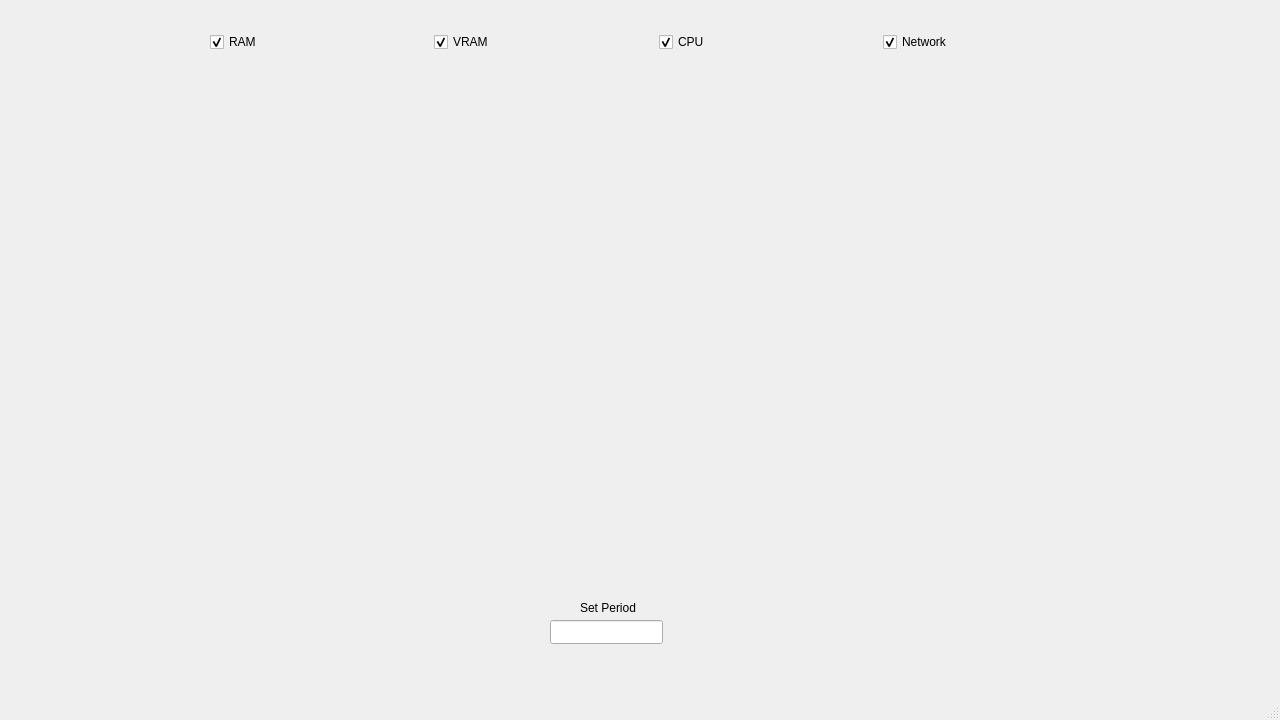
<?xml version="1.0" encoding="UTF-8"?>
<ui version="4.0">
 <class>MainWindow</class>
 <widget class="QMainWindow" name="MainWindow">
  <property name="geometry">
   <rect>
    <x>0</x>
    <y>0</y>
    <width>1280</width>
    <height>720</height>
   </rect>
  </property>
  <property name="windowTitle">
   <string>MainWindow</string>
  </property>
  <widget class="QWidget" name="centralwidget">
   <widget class="QLineEdit" name="lineEdit">
    <property name="geometry">
     <rect>
      <x>550</x>
      <y>620</y>
      <width>113</width>
      <height>24</height>
     </rect>
    </property>
   </widget>
   <widget class="QWidget" name="layoutWidget">
    <property name="geometry">
     <rect>
      <x>210</x>
      <y>30</y>
      <width>891</width>
      <height>24</height>
     </rect>
    </property>
    <layout class="QHBoxLayout" name="horizontalLayout">
     <item>
      <widget class="QCheckBox" name="checkBox_0">
       <property name="enabled">
        <bool>true</bool>
       </property>
       <property name="text">
        <string>RAM</string>
       </property>
       <property name="checked">
        <bool>true</bool>
       </property>
       <property name="tristate">
        <bool>false</bool>
       </property>
      </widget>
     </item>
     <item>
      <widget class="QCheckBox" name="checkBox_1">
       <property name="text">
        <string>VRAM</string>
       </property>
       <property name="checked">
        <bool>true</bool>
       </property>
      </widget>
     </item>
     <item>
      <widget class="QCheckBox" name="checkBox2">
       <property name="text">
        <string>CPU</string>
       </property>
       <property name="checked">
        <bool>true</bool>
       </property>
      </widget>
     </item>
     <item>
      <widget class="QCheckBox" name="checkBox_3">
       <property name="text">
        <string>Network</string>
       </property>
       <property name="checked">
        <bool>true</bool>
       </property>
      </widget>
     </item>
    </layout>
   </widget>
   <widget class="QLabel" name="label">
    <property name="geometry">
     <rect>
      <x>580</x>
      <y>600</y>
      <width>61</width>
      <height>16</height>
     </rect>
    </property>
    <property name="text">
     <string>Set Period</string>
    </property>
   </widget>
  </widget>
  <widget class="QMenuBar" name="menubar">
   <property name="geometry">
    <rect>
     <x>0</x>
     <y>0</y>
     <width>1280</width>
     <height>21</height>
    </rect>
   </property>
  </widget>
  <widget class="QStatusBar" name="statusbar"/>
 </widget>
 <resources/>
 <connections/>
</ui>
